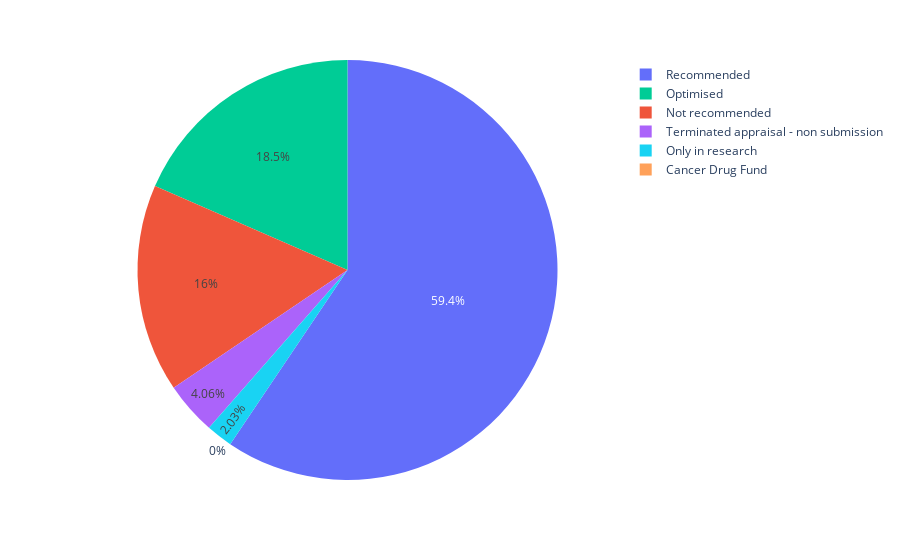

This figure's notebook cell:
### Markdown cell above
### Before 2015 and after

### Code cell
# Create container
before_2015 = pd.DataFrame(columns=['Year', 'Number', 'Categorisation'])

# Count number of occurences before 2015
mask = time_series['Year'] < 2015
temp = time_series[mask]
for cat in cats:
    mask = temp['Categorisation'] == cat
    number = temp[mask]['Number'].sum()
    before_2015 = before_2015.append(pd.DataFrame({'Year': ['Before 2015'], 'Number': [number], 'Categorisation': [cat]}))

# Plot before 2015
fig = px.pie(
    before_2015, 
    values='Number', 
    names='Categorisation',
    color='Categorisation', 
    color_discrete_map={
        'Recommended': colors[0],
        'Optimised': colors[2],
        'Not recommended': colors[1],
        'Terminated appraisal - non submission': colors[3],
        'Cancer Drug Fund': colors[4],
        'Only in research': colors[5]})

# Write image to disk
fig.write_image("images/all-drugs-before-2015.pdf")

fig.show()

### Figure 1 — Plotly figure (JSON) as saved in the notebook; plotly's stock layout.template omitted (floating-point values rounded to 4 significant figures)
{"data": [{"customdata": [["Recommended"], ["Optimised"], ["Not recommended"], ["Only in research"], ["Terminated appraisal - non submission"], ["Cancer Drug Fund"]], "domain": {"x": [0, 1], "y": [0, 1]}, "hovertemplate": "Categorisation=%{customdata[0]}<br>Number=%{value}<extra></extra>", "labels": ["Recommended", "Optimised", "Not recommended", "Only in research", "Terminated appraisal - non submission", "Cancer Drug Fund"], "legendgroup": "", "marker": {"colors": ["#636EFA", "#00CC96", "#EF553B", "#19D3F3", "#AB63FA", "#FFA15A"]}, "name": "", "showlegend": true, "type": "pie", "values": [293, 91, 79, 10, 20, 0]}], "layout": {"legend": {"tracegroupgap": 0}, "margin": {"t": 60}}}
